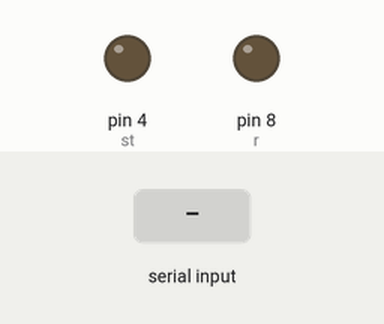
The sketch below on a simulated Arduino Uno, built with avr-gcc and run on an emulated ATmega328P. Shown: output pins drawn as LEDs (lit = HIGH). The test bench sets the inputs (shaded band).

Above: at 1.2 s.
1.3 s: "on\n" received over Serial
At 2.35 s:
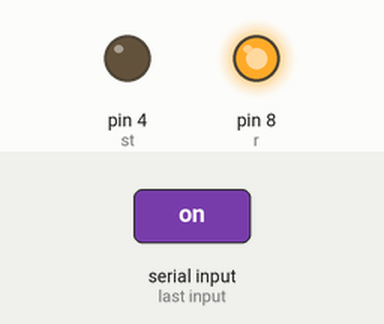
At 3.2 s:
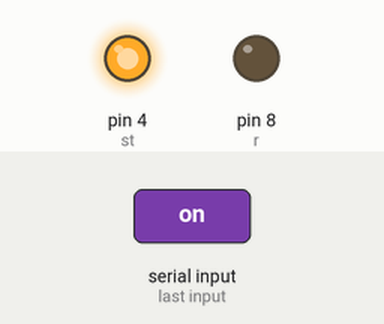
3.9 s: "off\n" received over Serial
At 4.95 s:
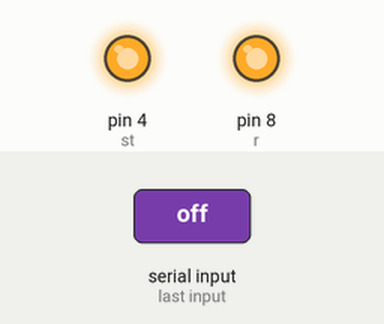
Timing chart, 0 to 6.9 s (numbered marks = the images above; inputs shaded):
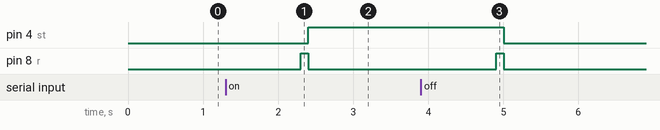

The sketch:

relay__over_usb_serial_communication.ino
```cpp
#define r 8
#define st 4
String command;
void setup() {
  Serial.begin(9600);
  pinMode(r, OUTPUT);
  pinMode(st, OUTPUT);
}

void loop() {
  if (Serial.available()) {
    command = Serial.readStringUntil("/n");
    command.trim();
    if (command.equals("on")) {
      command = "";
      pulse();
      digitalWrite(st, HIGH);
    }
    if (command.equals("off")) {
      pulse();
      digitalWrite(st, LOW);
    }

    if (command.equals("status")) {
      Serial.print(checkStatus());
    }
  }
}

void pulse() {
  digitalWrite(r, HIGH);
  delay(100);
  digitalWrite(r, LOW);
}

String checkStatus() {
  if (digitalRead(st) == 1) {
    return "on";
  }
  if (digitalRead(st) == 0) {
    return "off";
  }
}
```

Measured:
- after the input at 1.3 s, pin 4 (st): LOW → HIGH after 1.1 s; pin 8 (r): LOW → HIGH after 1.0 s, → LOW 0.10 s later
- after the input at 3.9 s, pin 4 (st): HIGH → LOW after 1.1 s; pin 8 (r): LOW → HIGH after 1.0 s, → LOW 0.10 s later
